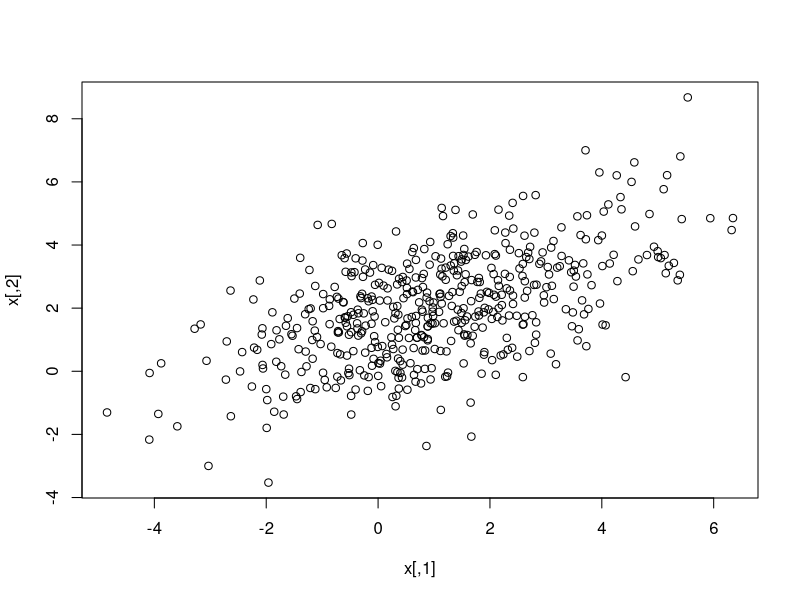

Write R code to recreate this figure.
library(mnormt)

install.packages('mvtnorm')
library(mvtnorm)

sigma = matrix(c(4,2,2,3), nrow=2)
x = rmvnorm(n=500, mean=c(1,2), sigma = sigma)
head(x)
plot(x)

colMeans(x)
var(x)

data(swiss)
help(swiss)
head(swiss)

colMeans(swiss[,2:3])
colMeans(swiss)

sapply(swiss[,2:3], sd)
